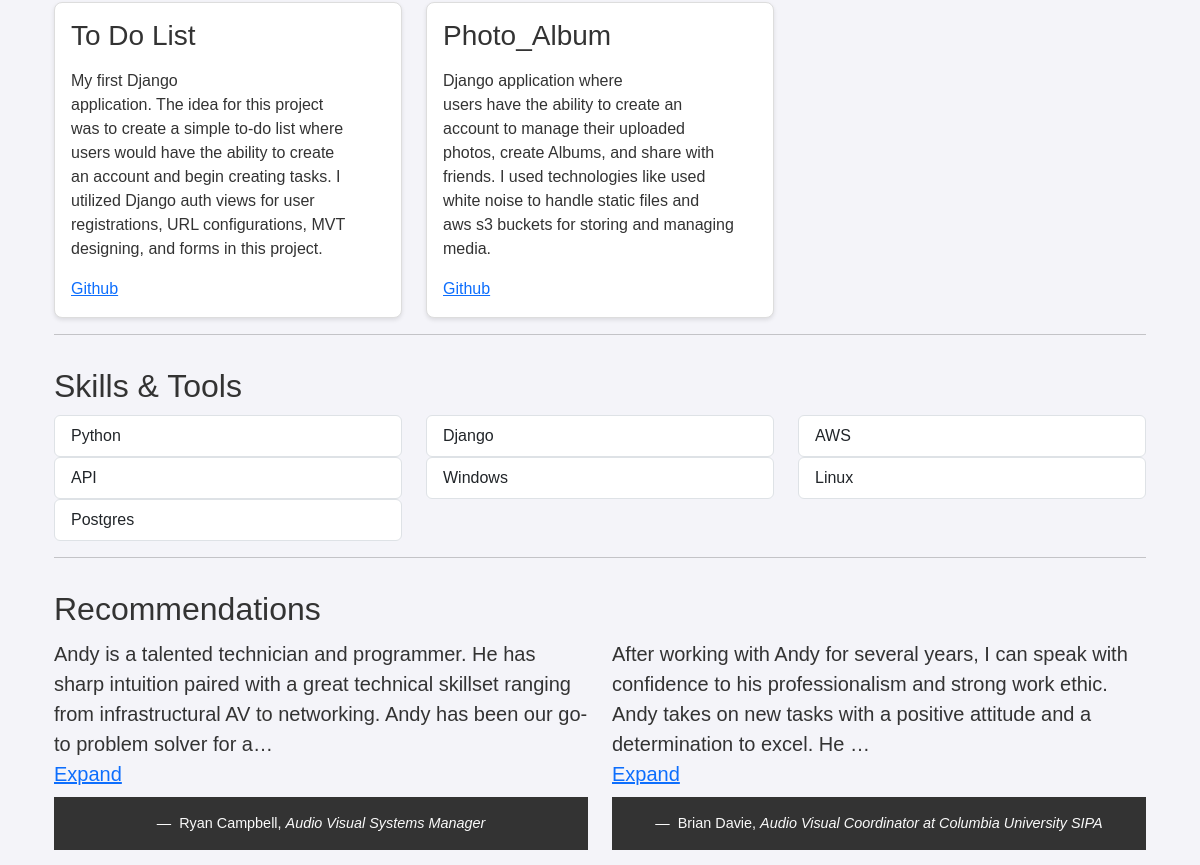
The app's page / (middle part), older data.
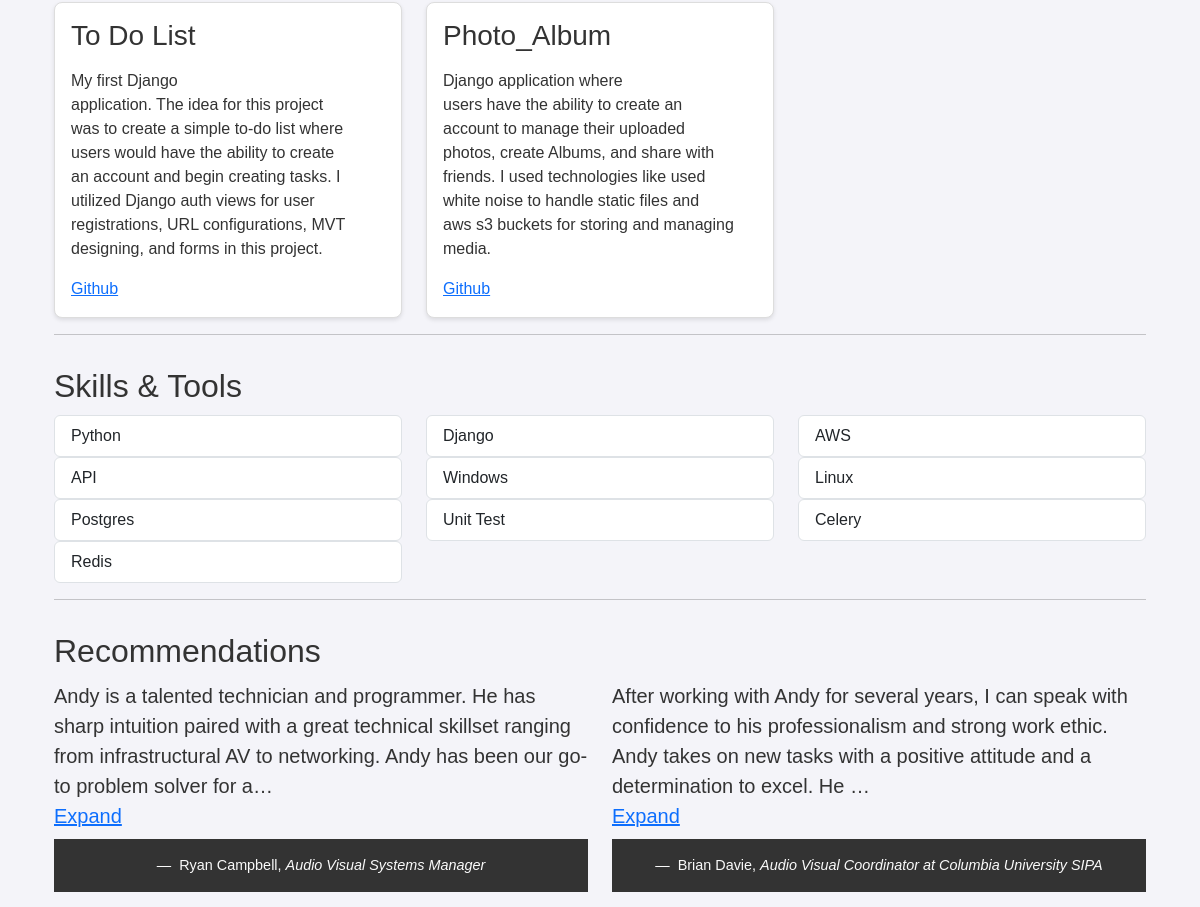
The same page, newer data.
### resume/models.py (models this page shows, shortened)
class Project(models.Model):
    title = models.CharField(max_length = 200)
    project_img = models.ImageField(upload_to = 'project/', null=True, blank=True)
    description = models.TextField(blank=False, null=False)
    git_url = models.URLField()
    project_url = models.URLField(blank=True, null=True)

class Skill(models.Model):
    skill_name = models.CharField(max_length = 80)
    percentage = models.IntegerField(null=False, blank=False, default = 0)

class Testimonal(models.Model):
    name = models.CharField(max_length = 200)
    title = models.CharField(max_length=250,blank=False)
    profile_img = models.ImageField(upload_to = 'testimonals/')
    recommendation = models.TextField(blank=False, null=False)

### resume/views.py (the view)
# urls.py: 2. Add a URL to urlpatterns:  path('', views.home, name='home')
def home(request):
    about = About.objects.get(id=1)
    skills = Skill.objects.all()
    education = Education.objects.all()
    experience = Experience.objects.all()
    projects = Project.objects.all()
    testimonals = Testimonal.objects.all()
    if request.method == "POST":
        email_form = ContactForm(request.POST)
        if email_form.is_valid():
            cd = email_form.cleaned_data
            email = cd['email']
            subject = "Portfolio message from:  " + cd["email"]
            message = cd['message']
            try:
                send_mail(subject=subject,message=message,from_email=email,recipient_list=[settings.RECIPIENT_ADDRESS])
                messages.success(request,'Email Sucessfully Sent, Thank You.')
            except BadHeaderError:
                messages.error(request,'Email Unsucessfully Sent, please check the form.')
                return HttpResponse("Invalid header found.")
            return redirect("/")
    else:
        email_form = ContactForm()
    context = {
        'about': about,
        'skill': skills,
        'education':education,
        'experience': experience,
        'project': projects,
        'testimonal':testimonals,
        'email_form':email_form
    }
    return render(request,'resume/test.html',context)

### resume/templates/resume/test.html (shortened to what this page needs)
{% extends 'utils/new_base.html' %}
{% load static %}
{% block content %}
    <main class="container">
        <section id="projects" class="section">
            <div class="row">
                {% for project in project %}
                    <div class="col-md-4">
                        <div class="project">
                            <h3>{{project.title}}</h3>
                            <p>{{project.description|linebreaks}}</p>
                            <a href="{{project.git_url}}" target="_blank" rel="noopener noreferrer" aria-label="Visit my Github profile">Github</a>
                        </div>
                    </div>
                {% endfor %}
            </div>
            <hr>
        </section>
        <section id="skills" class="section">
            <h2>Skills & Tools</h2>
            <div class="row">
                {% for skills in skill %}
                <div class="col-md-4">
                    <ul class="list-group">
                        <li class="list-group-item">{{skills.skill_name}}</li>
                    </ul>
                </div>
                {% endfor %}
            </div>
            <hr>
        </section>
        <section id="recommendations" class="section">
            <h2>Recommendations</h2>
            <div class="row">
                    <div class="col-md-6 mb-3">
                        {% for comment in testimonal|slice:":2" %}
                            <blockquote class="blockquote">
                                <p class="mb-0 recommendation-text" data-full-text="{{ comment.recommendation}}">
                                    {{ comment.recommendation|truncatechars:200 }}
                                </p>
                                {% if comment.recommendation|length > 100 %}
                                <a href="" class="expand-text">Expand</a>
                                {% endif %}
                                <footer class="blockquote-footer">
                                    {{ comment.name }},
                                    <cite title="Company">{{ comment.title }}</cite>
                                </footer>
                            </blockquote>
                        {% endfor %}
                    </div>
                    <div class="col-md-6 mb-3">
                        {% for comment in testimonal|slice:"2:" %}
                            <blockquote class="blockquote">
                                <p class="mb-0 recommendation-text" data-full-text="{{ comment.recommendation}}">
                                    {{ comment.recommendation|truncatechars:200 }}
                                </p>
                                {% if comment.recommendation|length > 100 %}
                                <a href="" class="expand-text">Expand</a>
                                {% endif %}
                                <footer class="blockquote-footer">
                                    {{ comment.name }},
                                    <cite title="Company">{{ comment.title }}</cite>
                                </footer>
                            </blockquote>
                        {% endfor %}
                    </div>
            </div>
        </section>
    </main>
{% endblock content %}

Row changes from the older to the newer data that the page shows:
added Skill: skill_name "Unit Test"
added Skill: skill_name "Celery"
added Skill: skill_name "Redis"
